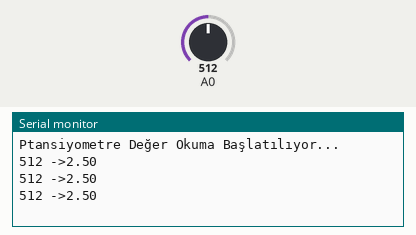
A sketch run on a simulated Arduino Uno, built with avr-gcc and run on an emulated ATmega328P. On the bench: the last lines printed to the serial monitor. Inputs (shaded band) come from the test bench; at power-on: A0 = 512.

Above: at 1.3 s.
1.4 s: A0 set to 716
At 1.9 s:
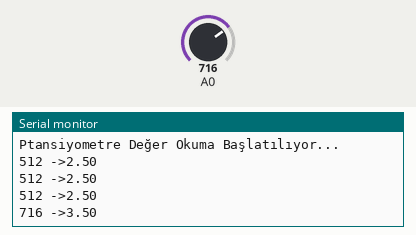
2.9 s: A0 set to 900
At 3.4 s:
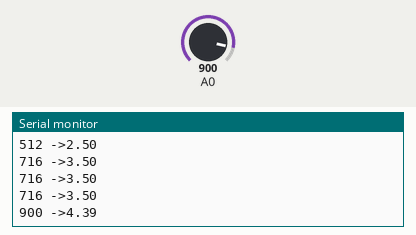
Timing chart, 0 to 5.9 s (numbered marks = the images above; inputs shaded):
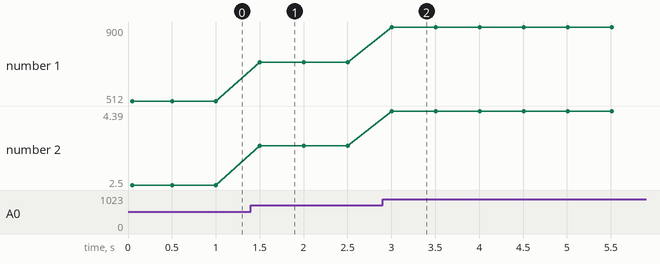

The sketch:

potansiyometreOlcme.ino
```cpp
#define potansiyoMetre A0

int potDurum = 0;
void setup() {
  Serial.begin(9600);
  Serial.println("Ptansiyometre Değer Okuma Başlatılıyor...");

}

// the loop function runs over and over again forever
void loop() {
  potDurum = analogRead(A0);
  float gerilim = (5.00/1024.00)*potDurum;
  Serial.print(potDurum);
  Serial.print(" ->");
  Serial.println(gerilim);
  delay(500);
}
```

Measured:
- after the input at 1.4 s, the serial monitor: prints a new line after 0.10 s (image 1)
- after the input at 2.9 s, the serial monitor: prints a new line after 0.10 s (image 2)
- plotted number 1: 512 → 716 after the input at 1.4 s, 716 → 900 after the input at 2.9 s
- plotted number 2: 2.5 → 3.5 after the input at 1.4 s, 3.5 → 4.39 after the input at 2.9 s
